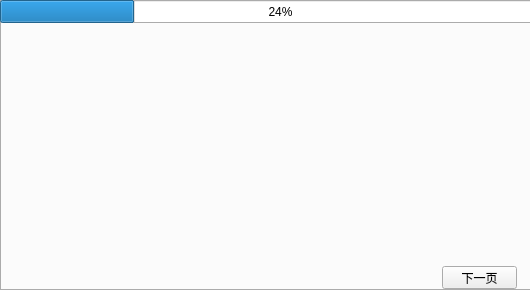
<?xml version="1.0" encoding="UTF-8"?>
<ui version="4.0">
 <class>Form</class>
 <widget class="QWidget" name="Form">
  <property name="geometry">
   <rect>
    <x>0</x>
    <y>0</y>
    <width>530</width>
    <height>290</height>
   </rect>
  </property>
  <property name="windowTitle">
   <string>Form</string>
  </property>
  <widget class="QTabWidget" name="tabWidget">
   <property name="geometry">
    <rect>
     <x>0</x>
     <y>-20</y>
     <width>531</width>
     <height>311</height>
    </rect>
   </property>
   <property name="currentIndex">
    <number>0</number>
   </property>
   <widget class="QWidget" name="tab">
    <attribute name="title">
     <string>1</string>
    </attribute>
    <widget class="QPushButton" name="Next_Btn_Tab1">
     <property name="geometry">
      <rect>
       <x>440</x>
       <y>260</y>
       <width>75</width>
       <height>23</height>
      </rect>
     </property>
     <property name="text">
      <string>下一页</string>
     </property>
    </widget>
   </widget>
   <widget class="QWidget" name="tab_2">
    <attribute name="title">
     <string>2</string>
    </attribute>
    <widget class="QPushButton" name="Next_Btn_Tab2">
     <property name="geometry">
      <rect>
       <x>440</x>
       <y>260</y>
       <width>75</width>
       <height>23</height>
      </rect>
     </property>
     <property name="text">
      <string>下一页</string>
     </property>
    </widget>
    <widget class="QPushButton" name="Last_Btn_Tab2">
     <property name="geometry">
      <rect>
       <x>360</x>
       <y>260</y>
       <width>75</width>
       <height>23</height>
      </rect>
     </property>
     <property name="text">
      <string>上一页</string>
     </property>
    </widget>
   </widget>
   <widget class="QWidget" name="tab_3">
    <attribute name="title">
     <string>3</string>
    </attribute>
    <widget class="QPushButton" name="Finish_Btn_Tab3">
     <property name="geometry">
      <rect>
       <x>440</x>
       <y>260</y>
       <width>75</width>
       <height>23</height>
      </rect>
     </property>
     <property name="text">
      <string>完成</string>
     </property>
    </widget>
   </widget>
  </widget>
  <widget class="QProgressBar" name="progressBar">
   <property name="geometry">
    <rect>
     <x>0</x>
     <y>0</y>
     <width>561</width>
     <height>23</height>
    </rect>
   </property>
   <property name="value">
    <number>24</number>
   </property>
  </widget>
 </widget>
 <resources/>
 <connections/>
</ui>
